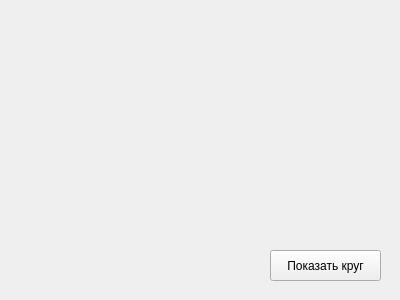
<?xml version="1.0" encoding="UTF-8"?>
<ui version="4.0">
 <class>Form</class>
 <widget class="QWidget" name="Form">
  <property name="geometry">
   <rect>
    <x>0</x>
    <y>0</y>
    <width>400</width>
    <height>300</height>
   </rect>
  </property>
  <property name="windowTitle">
   <string>Form</string>
  </property>
  <widget class="QPushButton" name="button">
   <property name="geometry">
    <rect>
     <x>270</x>
     <y>250</y>
     <width>111</width>
     <height>31</height>
    </rect>
   </property>
   <property name="text">
    <string>Показать круг</string>
   </property>
  </widget>
  <widget class="QLabel" name="label">
   <property name="geometry">
    <rect>
     <x>30</x>
     <y>30</y>
     <width>341</width>
     <height>201</height>
    </rect>
   </property>
   <property name="text">
    <string/>
   </property>
  </widget>
 </widget>
 <resources/>
 <connections/>
</ui>
